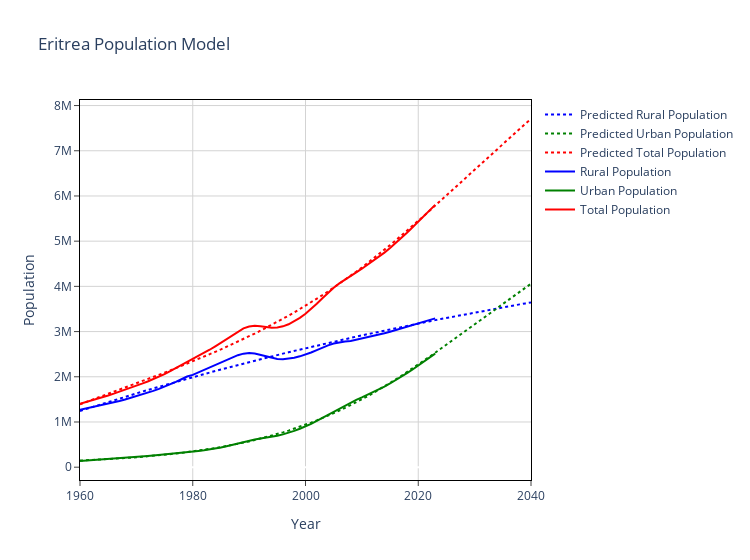

This figure's notebook cell:
### Code cell
fig = make_subplots(rows = 1, cols = 1)

fig.add_trace(go.Scatter(x = [i for i in range(1960, 2041)], y = sigmoid([i for i in range(1960, 2041)], *popt), line = {"dash": "dot"}, marker = dict(color = "Blue"), name = "Predicted Rural Population"))
fig.add_trace(go.Scatter(x = [i for i in range(1960, 2041)], y = sigmoid([i for i in range(1960, 2041)], *popt1), line = {"dash": "dot"}, marker = dict(color = "Green"), name = "Predicted Urban Population"))
fig.add_trace(go.Scatter(x = [i for i in range(1960, 2041)], y = sigmoid([i for i in range(1960, 2041)], *popt)+sigmoid([i for i in range(1960, 2041)], *popt1), line = {"dash": "dot"}, marker = dict(color = "Red"), name = "Predicted Total Population"))

fig.add_trace(go.Scatter(x = df["Year"][:64], y = df["Rural population"][:64], marker = dict(color = "Blue"), name = "Rural Population"))
fig.add_trace(go.Scatter(x = df["Year"][:64], y = df["Urban population"][:64], marker = dict(color = "Green"), name = "Urban Population"))
fig.add_trace(go.Scatter(x = df["Year"][:64], y = df["Rural population"][:64]+df["Urban population"][:64], marker = dict(color = "Red"), name = "Total Population"))

fig.update_xaxes(title = "Year")
fig.update_yaxes(title = "Population")

fig.update_layout(title = "Eritrea Population Model", width = 750)

fig.update_traces(patch={"line": {"width": 4, "dash": 'dot'}}, selector={"legendgroup": "Rural Population Pred"}) 

fig.update_layout(
    plot_bgcolor='white'
)
fig.update_xaxes(
    mirror=True,
    ticks='outside',
    showline=True,
    linecolor='black',
    gridcolor='lightgrey'
)
fig.update_yaxes(
    mirror=True,
    ticks='outside',
    showline=True,
    linecolor='black',
    gridcolor='lightgrey'
)

fig.show()
